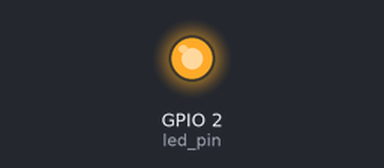
Simulated run of this sketch. Board: ESP32. On the bench: output pins drawn as LEDs (lit = HIGH).

Above: at 2.5 s.
At 7.5 s:
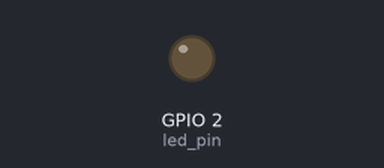
Timing chart, 0 to 13.0 s (numbered marks = the images above):
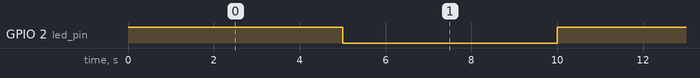

Measured:
- by itself, GPIO 2 (led_pin): alternates HIGH for 5.0 s and LOW for 5.0 s

The sketch:

led_blinking.ino
```cpp
int led_pin=2;
int dt=5000;
void setup() {
  // put your setup code here, to run once:
  pinMode(led_pin,OUTPUT);

}

void loop() {
  // put your main code here, to run repeatedly:
  digitalWrite(led_pin,HIGH);
  delay(dt);
  digitalWrite(led_pin,LOW);
  delay(dt);

}
```
